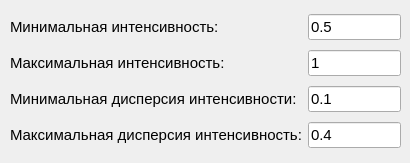
   <widget class="QWidget" name="tab_2">
    <attribute name="title">
     <string>Генератор 2</string>
    </attribute>
    <widget class="QWidget" name="gridLayoutWidget_10">
     <property name="geometry">
      <rect>
       <x>10</x>
       <y>10</y>
       <width>391</width>
       <height>144</height>
      </rect>
     </property>
     <layout class="QGridLayout" name="gridLayout_12">
      <item row="1" column="1">
       <widget class="QLineEdit" name="line_edit_max_gen_int_2">
        <property name="font">
         <font>
          <family>Ubuntu</family>
          <pointsize>11</pointsize>
         </font>
        </property>
        <property name="text">
         <string>1</string>
        </property>
       </widget>
      </item>
      <item row="2" column="1">
       <widget class="QLineEdit" name="line_edit_min_gen_var_2">
        <property name="font">
         <font>
          <family>Ubuntu</family>
          <pointsize>11</pointsize>
         </font>
        </property>
        <property name="text">
         <string>0.1</string>
        </property>
       </widget>
      </item>
      <item row="0" column="1">
       <widget class="QLineEdit" name="line_edit_min_gen_int_2">
        <property name="font">
         <font>
          <family>Ubuntu</family>
          <pointsize>11</pointsize>
         </font>
        </property>
        <property name="text">
         <string>0.5</string>
        </property>
       </widget>
      </item>
      <item row="2" column="0">
       <widget class="QLabel" name="label_a_25">
        <property name="font">
         <font>
          <family>Ubuntu</family>
          <pointsize>11</pointsize>
         </font>
        </property>
        <property name="text">
         <string notr="true">Минимальная дисперсия интенсивности:</string>
        </property>
       </widget>
      </item>
      <item row="0" column="0">
       <widget class="QLabel" name="label_a_26">
        <property name="font">
         <font>
          <family>Ubuntu</family>
          <pointsize>11</pointsize>
         </font>
        </property>
        <property name="text">
         <string notr="true">Минимальная интенсивность:</string>
        </property>
       </widget>
      </item>
      <item row="1" column="0">
       <widget class="QLabel" name="label_b_11">
        <property name="font">
         <font>
          <family>Ubuntu</family>
          <pointsize>11</pointsize>
         </font>
        </property>
        <property name="text">
         <string notr="true">Максимальная интенсивность:</string>
        </property>
       </widget>
      </item>
      <item row="3" column="0">
       <widget class="QLabel" name="label_b_12">
        <property name="font">
         <font>
          <family>Ubuntu</family>
          <pointsize>11</pointsize>
         </font>
        </property>
        <property name="text">
         <string notr="true">Максимальная дисперсия интенсивность:</string>
        </property>
       </widget>
      </item>
      <item row="3" column="1">
       <widget class="QLineEdit" name="line_edit_max_gen_var_2">
        <property name="font">
         <font>
          <family>Ubuntu</family>
          <pointsize>11</pointsize>
         </font>
        </property>
        <property name="text">
         <string>0.4</string>
        </property>
       </widget>
      </item>
     </layout>
    </widget>
   </widget>
